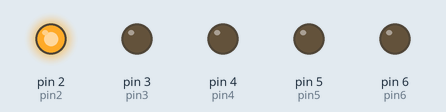
This sketch was run on a simulated Arduino Uno, built with avr-gcc and run on an emulated ATmega328P. On the bench: output pins drawn as LEDs (lit = HIGH).

Above: at 0.05 s.
At 0.75 s:
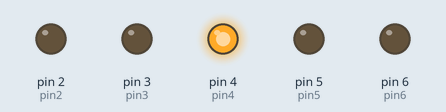
At 1.45 s:
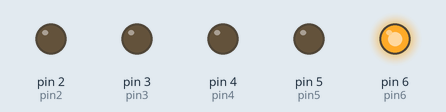
At 2.15 s:
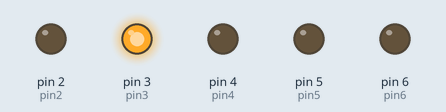
At 2.85 s:
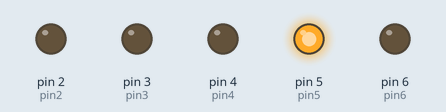
Timing chart, 0 to 3.1 s (numbered marks = the images above):
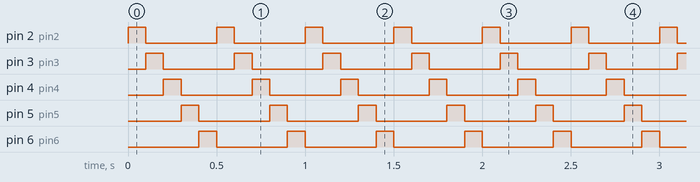

The sketch:

notes2_030518.ino
```cpp
int pin2 = 2;
int pin3 = 3;
int pin4 = 4;
int pin5 = 5;
int pin6 = 6;

void setup() {
  pinMode(2, OUTPUT);
  pinMode(3, OUTPUT);
  pinMode(4, OUTPUT);
  pinMode(5, OUTPUT);
  pinMode(6, OUTPUT);
}

void loop() {
  for (int ledIndex = 2; ledIndex < 7; ledIndex++) {
    for (int i = 2; i < 7; i++) {
      digitalWrite(i, LOW);
    }
    digitalWrite(ledIndex, HIGH);
    delay(100);
  }
}
```

Measured:
- by itself, pin 2 (pin2), pin 3 (pin3), pin 4 (pin4), pin 5 (pin5), pin 6 (pin6): alternates HIGH for 0.10 s and LOW for 0.40 s
